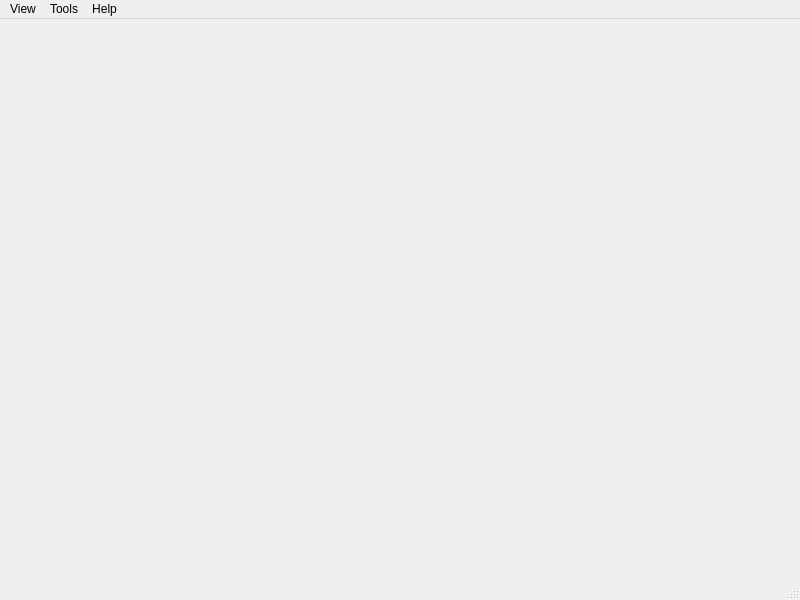
<?xml version="1.0" encoding="UTF-8"?>
<ui version="4.0">
 <class>SpectrometerWindow</class>
 <widget class="QMainWindow" name="SpectrometerWindow">
  <property name="geometry">
   <rect>
    <x>0</x>
    <y>0</y>
    <width>800</width>
    <height>600</height>
   </rect>
  </property>
  <property name="windowTitle">
   <string>SpectrometerWindow</string>
  </property>
  <widget class="QWidget" name="centralWidget"/>
  <widget class="QMenuBar" name="menuBar">
   <property name="enabled">
    <bool>true</bool>
   </property>
   <property name="geometry">
    <rect>
     <x>0</x>
     <y>0</y>
     <width>800</width>
     <height>21</height>
    </rect>
   </property>
   <widget class="QMenu" name="menuView">
    <property name="enabled">
     <bool>true</bool>
    </property>
    <property name="title">
     <string>View</string>
    </property>
    <addaction name="actionEmissionMode"/>
    <addaction name="actionAbsorptionMode"/>
    <addaction name="actionAbsorptionModeSmall"/>
   </widget>
   <widget class="QMenu" name="menuTools">
    <property name="title">
     <string>Tools</string>
    </property>
    <addaction name="actionSettings"/>
   </widget>
   <widget class="QMenu" name="menuHelp">
    <property name="title">
     <string>Help</string>
    </property>
    <addaction name="actionManual"/>
    <addaction name="actionAbout_Spectral_Explorer"/>
   </widget>
   <addaction name="menuView"/>
   <addaction name="menuTools"/>
   <addaction name="menuHelp"/>
  </widget>
  <widget class="QStatusBar" name="statusBar">
   <property name="enabled">
    <bool>true</bool>
   </property>
  </widget>
  <action name="actionEmissionMode">
   <property name="checkable">
    <bool>true</bool>
   </property>
   <property name="checked">
    <bool>false</bool>
   </property>
   <property name="text">
    <string>Emission Mode</string>
   </property>
   <property name="visible">
    <bool>true</bool>
   </property>
  </action>
  <action name="actionAbsorptionMode">
   <property name="checkable">
    <bool>true</bool>
   </property>
   <property name="text">
    <string>Absorption Mode</string>
   </property>
  </action>
  <action name="actionAbsorptionModeSmall">
   <property name="checkable">
    <bool>true</bool>
   </property>
   <property name="text">
    <string>Absorption Mode Small</string>
   </property>
  </action>
  <action name="actionSettings">
   <property name="text">
    <string>Settings</string>
   </property>
  </action>
  <action name="actionManual">
   <property name="enabled">
    <bool>false</bool>
   </property>
   <property name="text">
    <string>Manual</string>
   </property>
  </action>
  <action name="actionAbout_Spectral_Explorer">
   <property name="text">
    <string>About Spectral-Explorer</string>
   </property>
  </action>
 </widget>
 <layoutdefault spacing="6" margin="11"/>
 <resources/>
 <connections/>
</ui>
